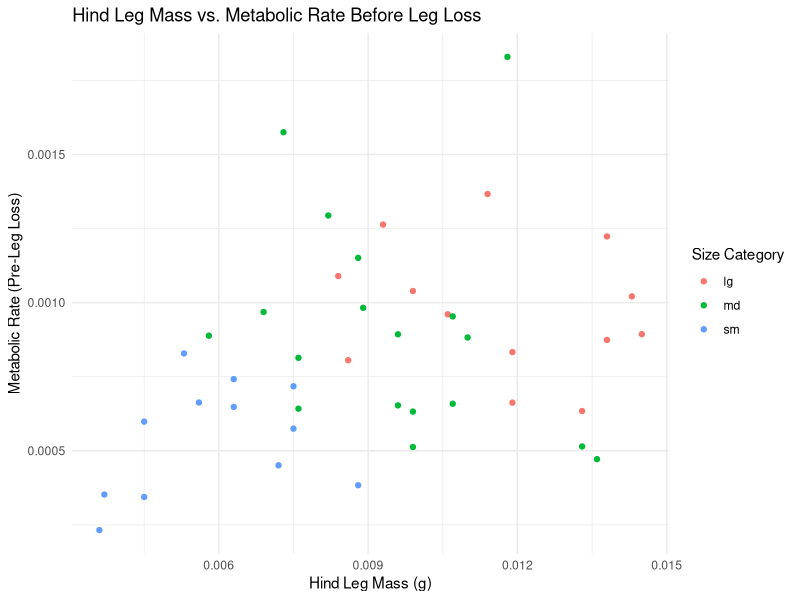
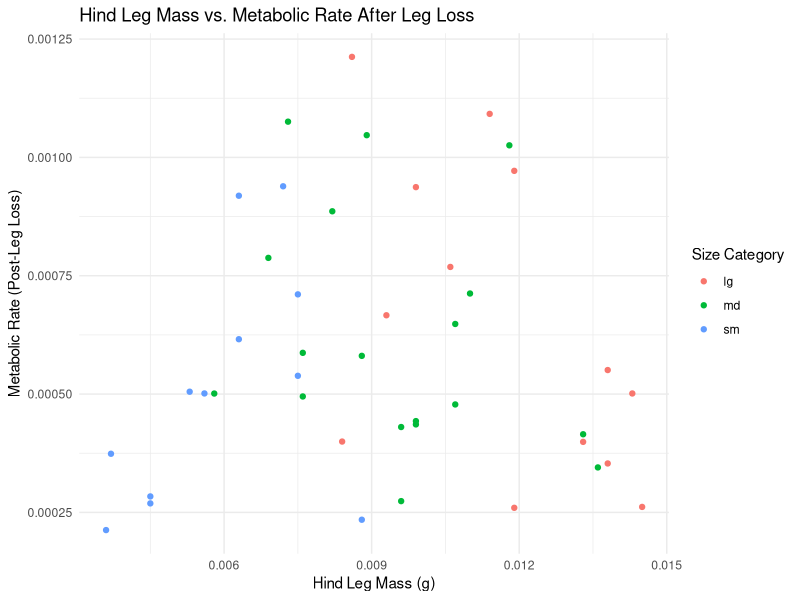

Recreate these plots in R, in order.
## ---- chunk 1
MetabolicCosts <- read.csv("data/MetabolicCosts.csv",sep=";")
## ---- chunk 2
# Load the data
## ---- chunk 3
install.packages("tidyverse")
library(tidyverse)
## ---- chunk 4
head(data)
## ---- chunk 5
str(data)
## ---- chunk 6
file.exists("data/MetabolicCosts.csv")
## ---- chunk 7
colnames(MetabolicCosts)
## ---- chunk 8
head(MetabolicCosts)
## ---- chunk 9
sum(is.na(MetabolicCosts))

## ---- chunk 10
summary(MetabolicCosts)

## ---- chunk 11
colnames(MetabolicCosts) <- c("ID", "Hind_Leg_Mass", "Body_Mass_g", "Pre_MR_Avg", "Post_MR_Avg", "Size")
## ---- chunk 12
head(MetabolicCosts)
## ---- chunk 13
## Create the plot with color based on 'Size' (large, medium, small)
ggplot(MetabolicCosts, aes(x = Hind_Leg_Mass, y = Pre_MR_Avg, color = Size)) +
  geom_point() +
  labs(title = "Hind Leg Mass vs. Metabolic Rate Before Leg Loss",
       x = "Hind Leg Mass (g)",
       y = "Metabolic Rate (Pre-Leg Loss)",
       color = "Size Category") +
  theme_minimal()
## ---- chunk 14
## Create the plot with color based on 'Size' (large, medium, small)
ggplot(MetabolicCosts, aes(x = Hind_Leg_Mass, y = Post_MR_Avg, color = Size)) +
  geom_point() +
  labs(title = "Hind Leg Mass vs. Metabolic Rate After Leg Loss",
       x = "Hind Leg Mass (g)",
       y = "Metabolic Rate (Post-Leg Loss)",
       color = "Size Category") +
  theme_minimal()
## ---- chunk 15

## ---- chunk 16

## ---- chunk 17

## ---- chunk 18
knitr::opts_chunk$set(echo = TRUE)
